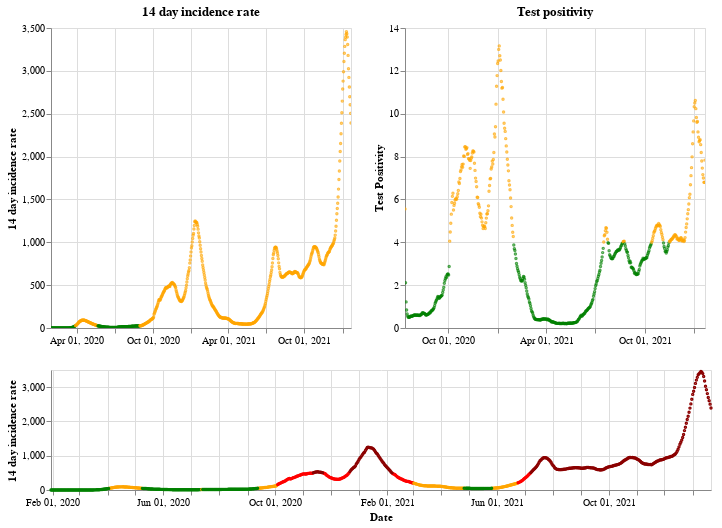

Notebook code for this chart:
### Markdown cell above
## England

### Code cell
plot_traffic_light('England')

### Figure 1 — Vega-Lite specification as saved in the notebook (floating-point values rounded to 4 significant figures; data arrays with more than 128 entries replaced by an {"elided": "..."} marker saying what was removed)
{"config": {"view": {"continuousWidth": 400, "continuousHeight": 300}}, "vconcat": [{"hconcat": [{"mark": {"type": "point", "size": 2}, "encoding": {"color": {"condition": {"value": "green", "test": "(datum.twoWeeklyCasesRate <= 25)"}, "value": "orange"}, "tooltip": [{"type": "nominal", "field": "areaName"}, {"type": "temporal", "field": "date"}, {"type": "quantitative", "field": "twoWeeklyCasesRate"}, {"type": "quantitative", "field": "testPositivity"}], "x": {"type": "temporal", "axis": {"title": ""}, "field": "date", "scale": {"domain": {"selection": "DateBrush"}}, "timeUnit": "yearmonthdate"}, "y": {"type": "quantitative", "axis": {"title": "14 day incidence rate"}, "field": "twoWeeklyCasesRate"}}, "title": "14 day incidence rate", "width": 300}, {"mark": {"type": "point", "size": 2}, "encoding": {"color": {"condition": {"value": "green", "test": "(datum.testPositivity <= 4)"}, "value": "orange"}, "tooltip": [{"type": "nominal", "field": "areaName"}, {"type": "temporal", "field": "date"}, {"type": "quantitative", "field": "twoWeeklyCasesRate"}, {"type": "quantitative", "field": "testPositivity"}], "x": {"type": "temporal", "axis": {"title": ""}, "field": "date", "scale": {"domain": {"selection": "DateBrush"}}, "timeUnit": "yearmonthdate"}, "y": {"type": "quantitative", "axis": {"title": "Test Positivity"}, "field": "testPositivity"}}, "title": "Test positivity", "width": 300}]}, {"layer": [{"mark": {"type": "point", "size": 2}, "encoding": {"color": {"condition": {"value": "orange", "test": "(((datum.testPositivity < 4) && (datum.twoWeeklyCasesRate >= 50)) && (datum.twoWeeklyCasesRate < 200))"}, "value": "red"}, "opacity": {"condition": {"value": 1, "test": "((datum.twoWeeklyCasesRate >= 50) && (datum.twoWeeklyCasesRate < 500))"}, "value": 0}, "tooltip": [{"type": "nominal", "field": "areaName"}, {"type": "temporal", "field": "date"}, {"type": "quantitative", "field": "twoWeeklyCasesRate"}, {"type": "quantitative", "field": "testPositivity"}], "x": {"type": "temporal", "axis": {"title": "Date"}, "field": "date", "timeUnit": "yearmonthdate"}, "y": {"type": "quantitative", "axis": {"title": "14 day incidence rate"}, "field": "twoWeeklyCasesRate"}}, "selection": {"DateBrush": {"type": "interval", "encodings": ["x"], "fields": ["Time"]}}}, {"mark": {"type": "point", "size": 2}, "encoding": {"color": {"value": "darkred"}, "opacity": {"condition": {"value": 1, "test": "(datum.twoWeeklyCasesRate >= 500)"}, "value": 0}, "tooltip": [{"type": "nominal", "field": "areaName"}, {"type": "temporal", "field": "date"}, {"type": "quantitative", "field": "twoWeeklyCasesRate"}, {"type": "quantitative", "field": "testPositivity"}], "x": {"type": "temporal", "axis": {"title": "Date"}, "field": "date", "timeUnit": "yearmonthdate"}, "y": {"type": "quantitative", "axis": {"title": "14 day incidence rate"}, "field": "twoWeeklyCasesRate"}}}, {"mark": {"type": "point", "size": 2}, "encoding": {"color": {"condition": {"value": "green", "test": "((datum.testPositivity < 4) && (datum.twoWeeklyCasesRate < 50))"}, "value": "orange"}, "opacity": {"condition": {"value": 1, "test": "(datum.twoWeeklyCasesRate < 50)"}, "value": 0}, "tooltip": [{"type": "nominal", "field": "areaName"}, {"type": "temporal", "field": "date"}, {"type": "quantitative", "field": "twoWeeklyCasesRate"}, {"type": "quantitative", "field": "testPositivity"}], "x": {"type": "temporal", "axis": {"title": "Date"}, "field": "date", "timeUnit": "yearmonthdate"}, "y": {"type": "quantitative", "axis": {"title": "14 day incidence rate"}, "field": "twoWeeklyCasesRate"}}}], "height": 120, "width": 660}], "data": {"name": "data-680b846d321a86a7b67e6cd4fd3cdd95"}, "$schema": "https://vega.github.io/schema/vega-lite/v4.8.1.json", "datasets": {"data-680b846d321a86a7b67e6cd4fd3cdd95": {"elided": "723 records"}}}
